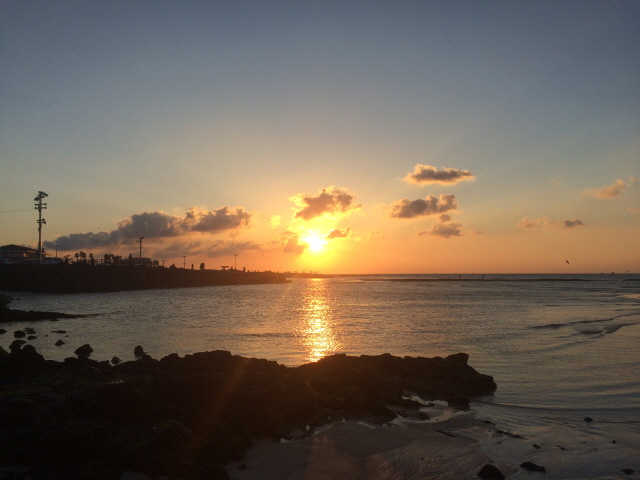
#> input picture images/img5.jpg, 640 x 480 px
$ python '0320(2).py'
#> lines starting #> are read from the running program, lines starting #| are printed output that depends on the picture
# 영상 밝기를 조절 한다
import cv2
import numpy as np
from matplotlib import pylab as plt

img1 = cv2.imread("./images/img5.jpg", cv2.IMREAD_GRAYSCALE)
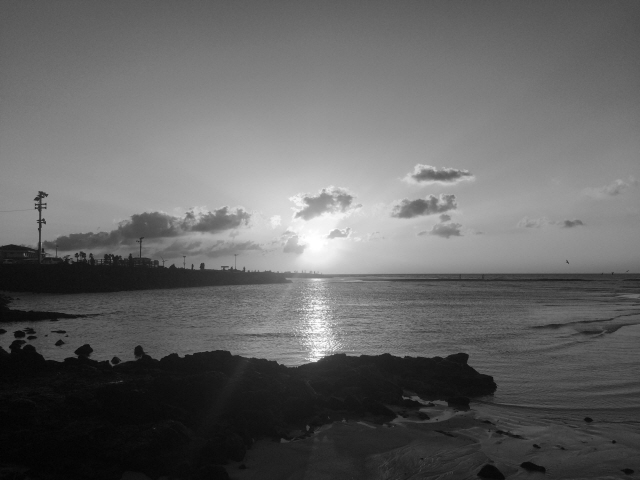
#> img1: shape (480, 640); min 0, max 255, mean 100.7

if img1 is None:
    print('no file found')
    exit()

multi_lut = np.full(shape=[256], fill_value=0, dtype=np.uint8)
log_lut = np.full(shape=[256], fill_value=0, dtype=np.uint8)
invol_lut = np.full(shape=[256], fill_value=0, dtype=np.uint8)
sel_lut = np.full(shape=[256], fill_value=0, dtype=np.uint8)

multi_v = 2; gamma1 = 0.1; gamma2=0.6
thres1=5; thres2=100

max_v_log =255 / np.log(1+255)
max_v_invol = 255 / np.power(255, gamma1)
max_v_sel =100/np.power(thres2, gamma2)

for i in range(256):
    val = i * multi_v

    if val>255 : val =255
    multi_lut[i] = val
    log_lut[i] = np.round(max_v_log * np.log(1+i))
    invol_lut[i] = np.round(max_v_invol * np.power(i, gamma1))

    if i < thres1 : sel_lut[i] = i
    elif i > thres2 : sel_lut[i] = i
    else: sel_lut[i] = np.round(max_v_sel * np.power(i, gamma2))

ress = []
ress.append(img1)
ress.append(cv2.LUT(img1, multi_lut))
ress.append(cv2.LUT(img1, log_lut))
ress.append(cv2.LUT(img1, invol_lut))
ress.append(cv2.LUT(img1, sel_lut))

titles = ['입력영상', '상수곱', '로그 변환', '거듭제곱 변환', '구간 변환']

plt.rc('font', family='Nanum Gothic')
for i in range(5):
    plt.subplot(2,3,i+1)
    plt.imshow(ress[i], cmap='gray')
    plt.title(titles[i])
    plt.xticks([]), plt.yticks([])
plt.show()
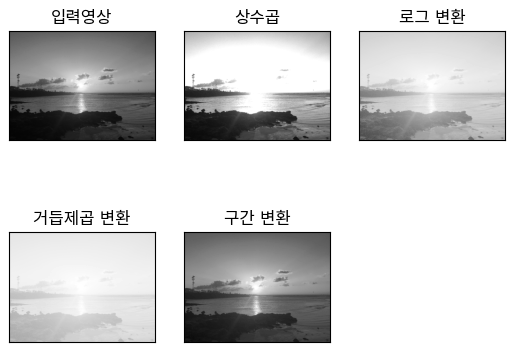
#> figure drawn by matplotlib, 5 panels

$ run again, with images/img1.jpg copied over images/img5.jpg
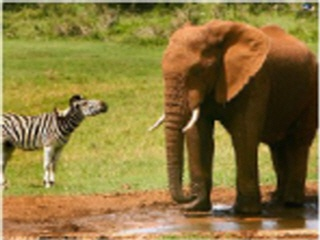
#> input picture images/img1.jpg, 320 x 240 px
#> `img1 = cv2.imread("./images/img5.jpg", cv2.IMREAD_GRAYSCALE)`:
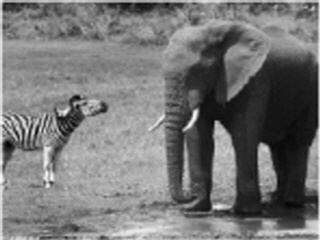
#> img1: shape (240, 320); min 1, max 250, mean 117.8

$ run again, with images/img10.jpg copied over images/img5.jpg
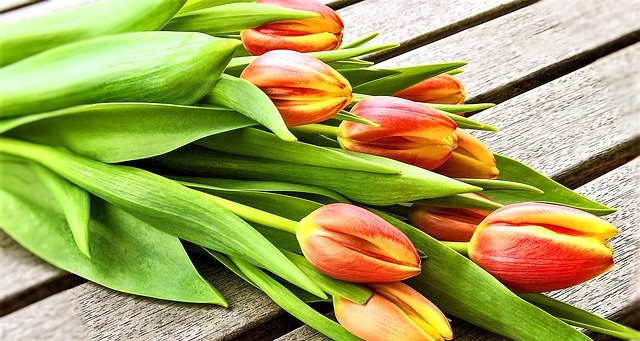
#> input picture images/img10.jpg, 640 x 341 px
#> `img1 = cv2.imread("./images/img5.jpg", cv2.IMREAD_GRAYSCALE)`:
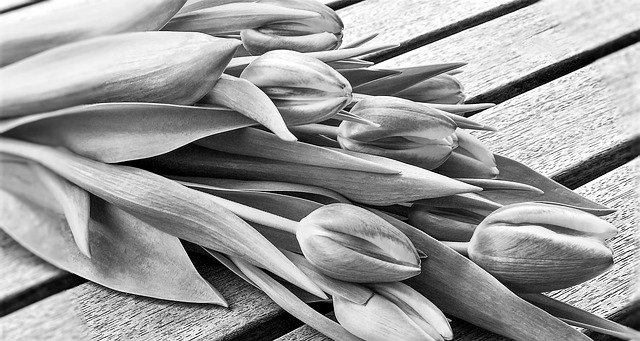
#> img1: shape (341, 640); min 0, max 255, mean 154.5

$ run again, with images/img11.jpg copied over images/img5.jpg
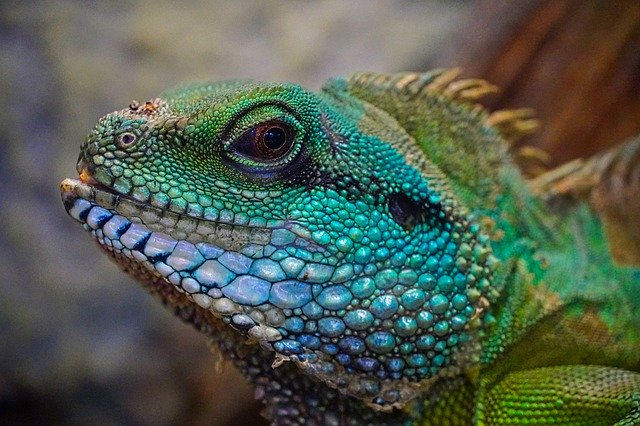
#> input picture images/img11.jpg, 640 x 426 px
#> `img1 = cv2.imread("./images/img5.jpg", cv2.IMREAD_GRAYSCALE)`:
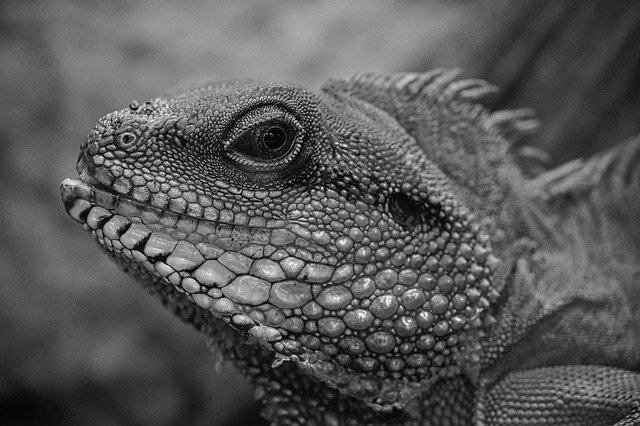
#> img1: shape (426, 640); min 0, max 255, mean 88.1
